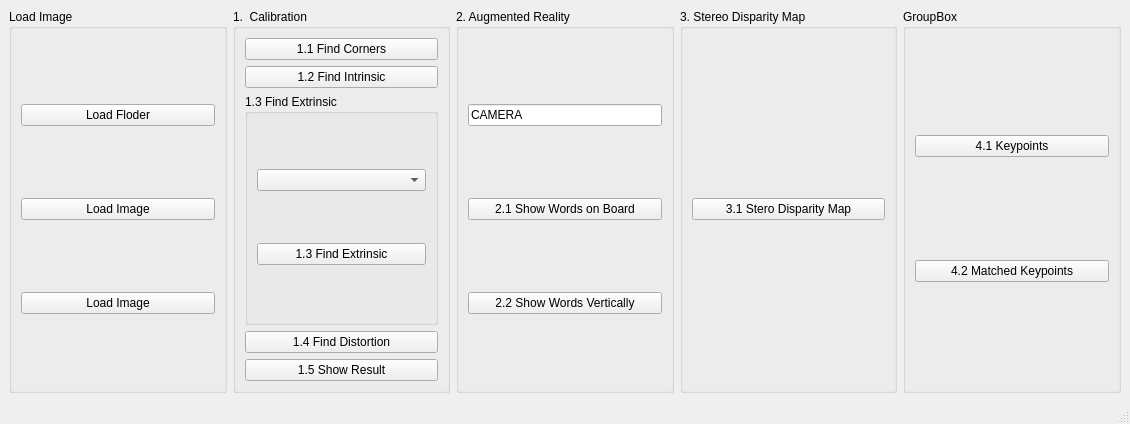
<?xml version="1.0" encoding="UTF-8"?>
<ui version="4.0">
 <class>MainWindow</class>
 <widget class="QMainWindow" name="MainWindow">
  <property name="geometry">
   <rect>
    <x>0</x>
    <y>0</y>
    <width>1130</width>
    <height>424</height>
   </rect>
  </property>
  <property name="windowTitle">
   <string>2022 CvDl Hw1</string>
  </property>
  <widget class="QWidget" name="centralwidget">
   <layout class="QHBoxLayout" name="horizontalLayout" stretch="1,1,1,1,1">
    <item>
     <widget class="QGroupBox" name="groupBox">
      <property name="title">
       <string>Load Image</string>
      </property>
      <layout class="QVBoxLayout" name="verticalLayout">
       <item>
        <widget class="QPushButton" name="btn_load_floder">
         <property name="text">
          <string>Load Floder</string>
         </property>
        </widget>
       </item>
       <item>
        <widget class="QPushButton" name="btn_load1">
         <property name="text">
          <string>Load Image</string>
         </property>
        </widget>
       </item>
       <item>
        <widget class="QPushButton" name="btn_load2">
         <property name="text">
          <string>Load Image</string>
         </property>
        </widget>
       </item>
      </layout>
     </widget>
    </item>
    <item>
     <widget class="QGroupBox" name="groupBox_2">
      <property name="title">
       <string>1.  Calibration</string>
      </property>
      <layout class="QVBoxLayout" name="verticalLayout_2" stretch="2,2,1,2,2">
       <item>
        <widget class="QPushButton" name="btn_1_1">
         <property name="text">
          <string>1.1 Find Corners</string>
         </property>
        </widget>
       </item>
       <item>
        <widget class="QPushButton" name="btn_1_2">
         <property name="text">
          <string>1.2 Find Intrinsic</string>
         </property>
        </widget>
       </item>
       <item>
        <widget class="QGroupBox" name="groupBox_5">
         <property name="title">
          <string>1.3 Find Extrinsic</string>
         </property>
         <layout class="QVBoxLayout" name="verticalLayout_4">
          <item>
           <widget class="QComboBox" name="comboBox_1_3"/>
          </item>
          <item>
           <widget class="QPushButton" name="btn_1_3">
            <property name="text">
             <string>1.3 Find Extrinsic</string>
            </property>
           </widget>
          </item>
         </layout>
        </widget>
       </item>
       <item>
        <widget class="QPushButton" name="btn_1_4">
         <property name="text">
          <string>1.4 Find Distortion</string>
         </property>
        </widget>
       </item>
       <item>
        <widget class="QPushButton" name="btn_1_5">
         <property name="text">
          <string>1.5 Show Result</string>
         </property>
        </widget>
       </item>
      </layout>
     </widget>
    </item>
    <item>
     <widget class="QGroupBox" name="groupBox_3">
      <property name="title">
       <string>2. Augmented Reality</string>
      </property>
      <layout class="QVBoxLayout" name="verticalLayout_3">
       <item>
        <widget class="QLineEdit" name="lineEdit">
         <property name="text">
          <string>CAMERA</string>
         </property>
        </widget>
       </item>
       <item>
        <widget class="QPushButton" name="btn_2_1">
         <property name="text">
          <string>2.1 Show Words on Board</string>
         </property>
        </widget>
       </item>
       <item>
        <widget class="QPushButton" name="btn_2_2">
         <property name="text">
          <string>2.2 Show Words Vertically</string>
         </property>
        </widget>
       </item>
      </layout>
     </widget>
    </item>
    <item>
     <widget class="QGroupBox" name="groupBox_4">
      <property name="title">
       <string>3. Stereo Disparity Map</string>
      </property>
      <layout class="QVBoxLayout" name="verticalLayout_5">
       <item>
        <widget class="QPushButton" name="btn_3_1">
         <property name="text">
          <string>3.1 Stero Disparity Map</string>
         </property>
        </widget>
       </item>
      </layout>
     </widget>
    </item>
    <item>
     <widget class="QGroupBox" name="groupBox_6">
      <property name="title">
       <string>GroupBox</string>
      </property>
      <layout class="QVBoxLayout" name="verticalLayout_6">
       <item>
        <widget class="QPushButton" name="btn_4_1">
         <property name="text">
          <string>4.1 Keypoints</string>
         </property>
        </widget>
       </item>
       <item>
        <widget class="QPushButton" name="btn_4_2">
         <property name="text">
          <string>4.2 Matched Keypoints</string>
         </property>
        </widget>
       </item>
      </layout>
     </widget>
    </item>
   </layout>
  </widget>
  <widget class="QMenuBar" name="menubar">
   <property name="geometry">
    <rect>
     <x>0</x>
     <y>0</y>
     <width>1130</width>
     <height>21</height>
    </rect>
   </property>
  </widget>
  <widget class="QStatusBar" name="statusbar"/>
 </widget>
 <resources/>
 <connections/>
</ui>
